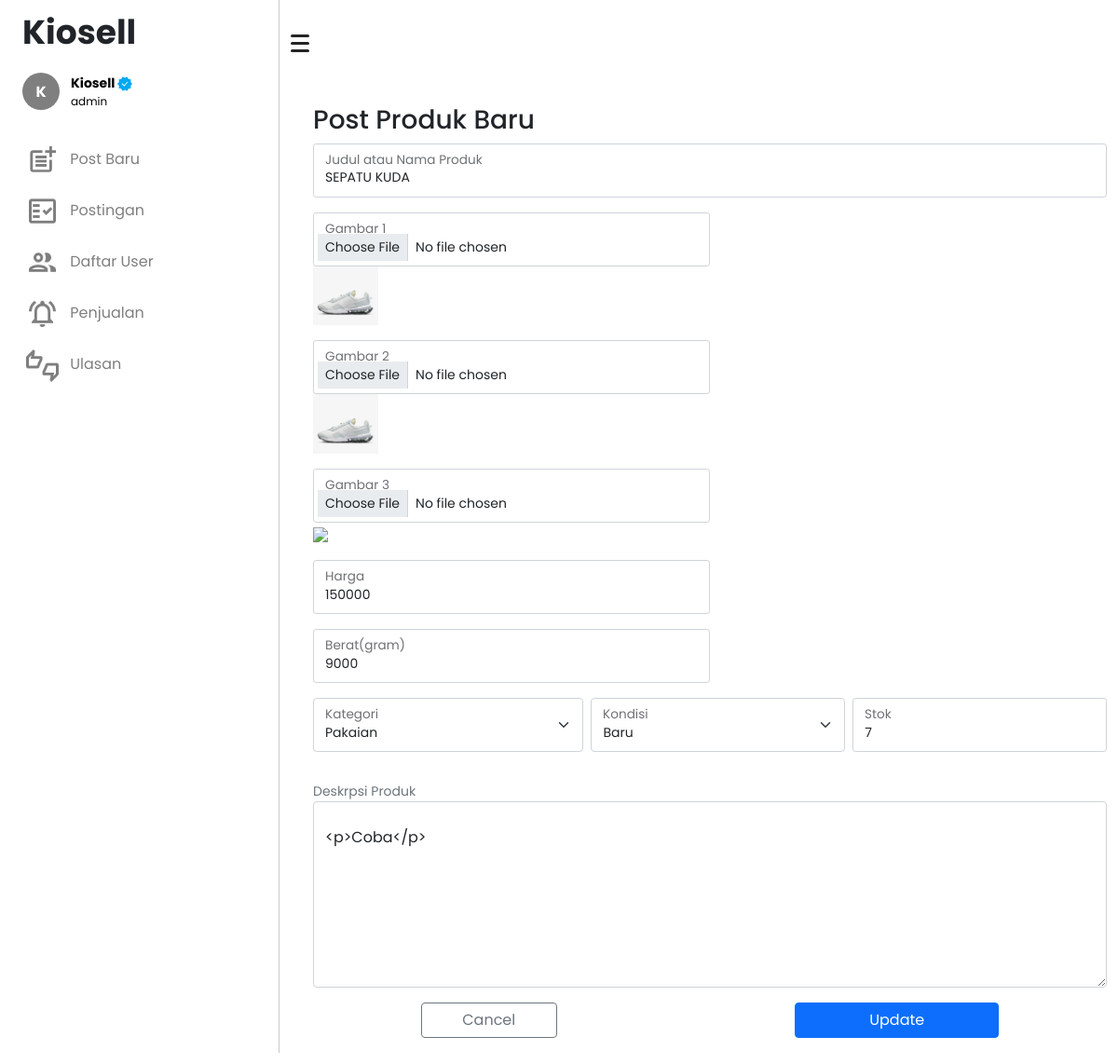
/admin/edit-post?id_post=70 (signed in), run on the app's committed database.
### tables this page shows
CREATE TABLE `barang` (
  `id_barang` int(11) NOT NULL,
  `id_admin` int(11) DEFAULT NULL,
  `gambar1` text DEFAULT NULL,
  `gambar2` text DEFAULT NULL,
  `gambar3` text DEFAULT NULL,
  `nama_barang` varchar(100) DEFAULT NULL,
  `harga` varchar(50) DEFAULT NULL,
  `berat` int(11) DEFAULT NULL,
  `kondisi` enum('Baru','Bekas') DEFAULT NULL,
  `deskripsi` text DEFAULT NULL,
  `kategori` varchar(50) DEFAULT NULL,
  `jml_barang` varchar(20) DEFAULT NULL,
  `wkt_post` varchar(50) DEFAULT NULL
);

### admin/edit-post.php (the view, shortened to what this page needs)
<?php
$id_barang = $_GET["id_post"];
include "koneksi.php";
$barang = mysqli_query($conn, "SELECT *FROM barang WHERE id_barang = '$id_barang'");
$result_barang  = mysqli_fetch_assoc($barang);
?>
<!DOCTYPE html>
<html lang="en">
<head>
    <link rel="stylesheet" href="assets/css/main.css">
    <link href="https://cdn.jsdelivr.net/npm/bootstrap@5.0.1/dist/css/bootstrap.min.css" rel="stylesheet">
</head>
<body>
    <div class="container-fluid">
        <div class="row flex-nowrap">
            <div class="col-auto col-md-3 col-xl-3 px-sm-2 px-0 sidebar">
                <div class="d-flex flex-column align-items-center align-items-sm-start px-3 pt-2 text-white min-vh-100">
                    <a href="index" class="d-flex align-items-center pb-3 mb-md-0 me-md-auto text-white text-decoration-none">
                        <span class="fs-5 text-dark fw-bold" id="title">Kiosell</span>
                    </a>
                    <ul class="nav nav-pills flex-column mb-sm-auto mb-0 align-items-left align-items-sm-start" id="menu">
                        <li class="nav-item">
                            <div class="dropdown pb-4">
                                <a href="#" class="d-flex align-items-center text-decoration-none" id="dropdownUser1" data-bs-toggle="dropdown" aria-expanded="false">
                                    <span style='background: rgb(0,0,0,.5); color:white' class='inisial rounded-circle me-2'>
                                        <span class='text-uppercase position-absolute fw-bold coba'><?= substr($_SESSION["login"], 0, 1);; ?></span>
                                    </span>
                                    <div class="row">
                                        <span class="ms-1 fw-bold text-capitalize" id="nama"><?= $_SESSION["login"]; ?> <?php if ($_SESSION["status"] == "admin") : ?> <img src="assets/img/check-verifed.png" alt="" width="16"><?php endif; ?></span>
                                        <span class="ms-1" id="sebagai"><?= $_SESSION["status"] ?></span>
                                    </div>
                                </a>
                            </div>
                        </li>
                        <li>
                            <a href="post-baru" class="nav-link px-0 align-middle" style="opacity: .5">
                                <i class="fs-4 bi-table"></i> <span class="ms-1" id="navigasi"><img src="assets/img/outline_post_add_black_24dp.png" class="me-2" width="35" alt=""> Post Baru</span>
                            </a>
                        </li>
                        <li>
                            <a href="postingan" class="nav-link px-0 align-middle" style="opacity: .5;">
                                <i class="fs-4 bi-table"></i> <span class="ms-1" id="navigasi"><img src="assets/img/outline_fact_check_black_24dp.png" class="me-2" width="35" alt=""> Postingan</span>
                            </a>
                        </li>
                        <?php if ($_SESSION["status"] == "admin") : ?>
                            <li>
                                <a href="daftar-user" class="nav-link px-0 align-middle" style="opacity: .5;">
                                    <i class="fs-4 bi-table"></i> <span class="ms-1" id="navigasi"><img src="assets/img/outline_people_black_24dp.png" class="me-2" width="35" alt=""> Daftar User</span>
                                </a>
                            </li>
                            <li>
                                <a href="penjualan" class="nav-link px-0 align-middle" style="opacity: .5;">
                                    <i class="fs-4 bi-table"></i> <span class="ms-1" id="navigasi"><img src="assets/img/outline_notifications_active_black_24dp.png" class="me-2" width="35" alt=""> Penjualan</span></a>
                            </li>
                            <li>
                                <a href="ulasan" class="nav-link px-0 align-middle" style="opacity: .5;">
                                    <i class="fs-4 bi-table"></i> <span class="ms-1" id="navigasi"><img src="assets/img/outline_thumbs_up_down_black_24dp.png" class="me-2" width="35" alt=""> Ulasan</span></a>
                            </li>
                        <?php endif; ?>
                    </ul>
                </div>
            </div>
            <span class="text-dark position-relative" style="width: 0!important; top:2em; cursor:pointer" id="btn-burger" onclick="btnBurger()">
                <div class="humberger"></div>
                <div class="humberger"></div>
                <div class="humberger"></div>
            </span>
            <div class="col py-3 mt-5" id="content">
                <br><br>
                <h3>Post Produk Baru</h3>
                <form action="" class="" method="POST" enctype="multipart/form-data">
                    <div class="mb-3 form-floating">
                        <input class="form-control form-control-sm" type="text" name="judul" value="<?= $result_barang['nama_barang']; ?>" required>
                        <label for="floatingInputInvalid">Judul atau Nama Produk</label>
                    </div>
                    <div class="mb-3 form-floating w-50 ">
                        <input class="form-control form-control-sm" type="file" name="gambar1">
                        <label for="floatingInputInvalid">Gambar 1</label>
                        <img src="assets/img/post/<?= $result_barang['gambar1']; ?>" width="70">
                    </div>
                    <div class="mb-3 form-floating w-50">
                        <input class="form-control form-control-sm" type="file" name="gambar2">
                        <label for="floatingInputInvalid">Gambar 2</label>
                        <img src="assets/img/post/<?= $result_barang['gambar2']; ?>" width="70">
                    </div>
                    <div class="mb-3 form-floating w-50">
                        <input class="form-control form-control-sm" type="file" name="gambar3">
                        <label for="floatingInputInvalid">Gambar 3</label>
                        <img src="assets/img/post/<?= $result_barang['gambar3']; ?>" width="70">
                    </div>
                    <div class="mb-3 form-floating w-50">
                        <input class="form-control form-control-sm" type="text" name="harga" value="<?= $result_barang['harga']; ?>" required>
                        <label for="floatingInputInvalid">Harga</label>
                    </div>
                    <div class="mb-3 form-floating w-50">
                        <input class="form-control form-control-sm" type="number" min="1" value="<?= $result_barang['berat'] ?>" name="berat" required>
                        <label for="floatingInputInvalid">Berat(gram)</label>
                    </div>
                    <div class="mb-3 d-flex form-floating w-100">
                        <select class="form-select form-select-sm" aria-label="Default select example" name="kategori" id="kategori" required>
                            <option value="Pakaian">Pakaian</option>
                        </select>
                        <label for="floatingInputInvalid">Kategori</label>
                        <div class="mb-3 w-100 form-floating mx-2">
                            <select class="form-select form-select-sm" aria-label="Default select example" name="kondisi">
                                <option value="Baru">Baru</option>
                            </select>
                            <label for="floatingInputInvalid">Kondisi</label>
                        </div>
                        <div class="mb-3 form-floating w-100">
                            <input class="form-control form-control-sm" type="number" name="jml_barang" min="0" value="<?= $result_barang['jml_barang']; ?>" required>
                            <label for="floatingInputInvalid">Stok</label>
                        </div>
                    </div>
                    <div class="mb-3 form-floating">
                        <div class="form-text">
                            Deskrpsi Produk
                        </div>
                        <textarea class="form-control ckeditor" id="floatingTextarea2" style="height: 200px" placeholder="Deskripsi" name="deskripsi"><?= $result_barang['deskripsi']; ?></textarea>
                    </div>
                    <div class="row justify-content-around">
                        <a href="postingan" class="btn btn-outline-secondary col-md-2">Cancel</a>
                        <button type="submit" class="btn btn-primary col-md-3" name="Update">Update</button>
                    </div>
                </form>
            </div>
        </div>
    </div>
</body>
</html>

### admin/assets/css/main.css (style rules this page uses)
#title { font-family: "poppins"; font-size: 36px !important; }
#menu { font-family: "poppins"; }
#menu li a { color: black; }
#menu li a #nama { font-size: 14px; }
#menu li a #sebagai { font-size: 12px; }
.sidebar { border-right: 1px solid #c9c9c9; }
#content { font-family: "poppins"; }
span.inisial { display: -webkit-box; display: -ms-flexbox; display: flex; -webkit-box-align: center; -ms-flex-align: center; align-items: center; -webkit-box-pack: center; -ms-flex-pack: center; justify-content: center; padding: 20px; line-height: initial; }
span.inisial span { font-family: 20px; }
div.humberger { width: 20px; height: 3px; border-radius: 5px; background-color: #242424; margin: 5px 0; }
@media (min-width: 920px) { .sidebar { display: initial; } }

### data on the page
barang: judul "SEPATU KUDA", gambar1 (picture), gambar2 (picture), harga "150000", berat "9000", jml_barang "7", deskripsi "<p>Coba</p>"

### other printed values
substr($_SESSION["login"], 0, 1) "K"
$_SESSION["login"] "Kiosell"
$_SESSION["status"] "admin"
